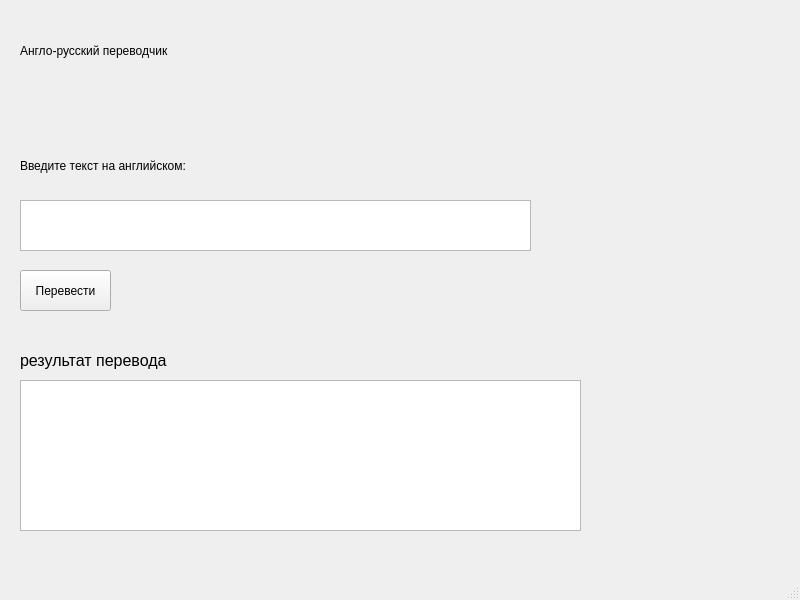
<?xml version="1.0" encoding="UTF-8"?>
<ui version="4.0">
 <class>MainWindow</class>
 <widget class="QMainWindow" name="MainWindow">
  <property name="geometry">
   <rect>
    <x>0</x>
    <y>0</y>
    <width>800</width>
    <height>600</height>
   </rect>
  </property>
  <property name="windowTitle">
   <string>MainWindow</string>
  </property>
  <widget class="QWidget" name="centralwidget">
   <widget class="QLabel" name="titleLabel">
    <property name="geometry">
     <rect>
      <x>20</x>
      <y>30</y>
      <width>311</width>
      <height>41</height>
     </rect>
    </property>
    <property name="text">
     <string>Англо-русский переводчик</string>
    </property>
   </widget>
   <widget class="QLabel" name="statusLabel">
    <property name="geometry">
     <rect>
      <x>20</x>
      <y>80</y>
      <width>221</width>
      <height>31</height>
     </rect>
    </property>
    <property name="text">
     <string/>
    </property>
   </widget>
   <widget class="QLabel" name="label">
    <property name="geometry">
     <rect>
      <x>20</x>
      <y>140</y>
      <width>301</width>
      <height>51</height>
     </rect>
    </property>
    <property name="text">
     <string>Введите текст на английском:</string>
    </property>
   </widget>
   <widget class="QTextEdit" name="textEdit">
    <property name="geometry">
     <rect>
      <x>20</x>
      <y>200</y>
      <width>511</width>
      <height>51</height>
     </rect>
    </property>
   </widget>
   <widget class="QPushButton" name="translateButton">
    <property name="geometry">
     <rect>
      <x>20</x>
      <y>270</y>
      <width>91</width>
      <height>41</height>
     </rect>
    </property>
    <property name="text">
     <string>Перевести</string>
    </property>
   </widget>
   <widget class="QLabel" name="resultLabel">
    <property name="geometry">
     <rect>
      <x>20</x>
      <y>340</y>
      <width>531</width>
      <height>41</height>
     </rect>
    </property>
    <property name="font">
     <font>
      <pointsize>12</pointsize>
     </font>
    </property>
    <property name="text">
     <string>результат перевода  </string>
    </property>
   </widget>
   <widget class="QListWidget" name="popupList">
    <property name="geometry">
     <rect>
      <x>20</x>
      <y>380</y>
      <width>561</width>
      <height>151</height>
     </rect>
    </property>
   </widget>
  </widget>
  <widget class="QMenuBar" name="menubar">
   <property name="geometry">
    <rect>
     <x>0</x>
     <y>0</y>
     <width>800</width>
     <height>25</height>
    </rect>
   </property>
  </widget>
  <widget class="QStatusBar" name="statusbar"/>
 </widget>
 <resources/>
 <connections/>
</ui>
